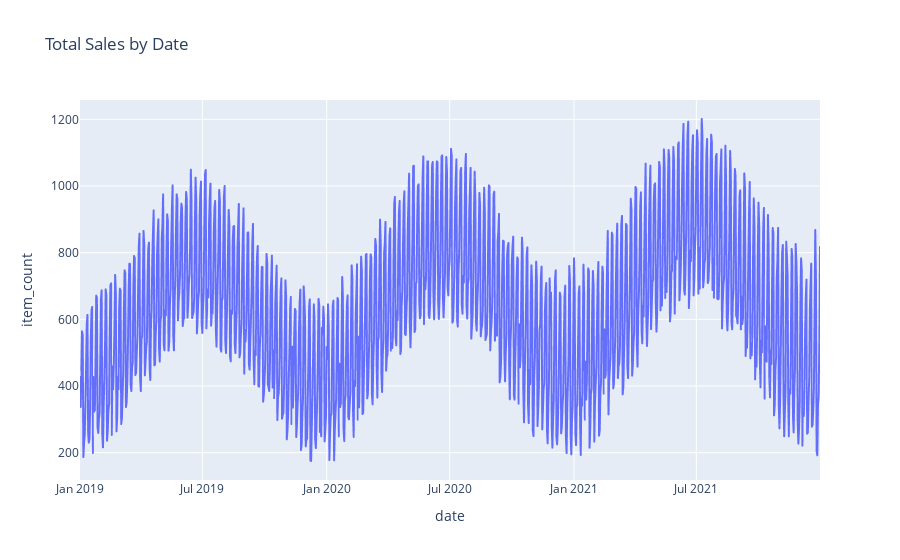

Notebook code cell kept with this figure:
### Markdown cell above
##### Begin by producing a line graph of all sales over the provided 3-year timespan. We will use this to train Prophet.

### Code cell
import plotly.express as px

df_plot = df_sales[['date', 'item_count']].groupby(['date']).sum().reset_index()
fig = px.line(df_plot, x = 'date', y = 'item_count', title = 'Total Sales by Date')
fig.show()

### Figure 1 — Plotly figure (JSON) as saved in the notebook; plotly's stock layout.template omitted (floating-point values rounded to 4 significant figures; data arrays with more than 128 entries replaced by an {"elided": "..."} marker saying what was removed)
{"data": [{"hovertemplate": "date=%{x}<br>item_count=%{y}<extra></extra>", "legendgroup": "", "line": {"color": "#636efa", "dash": "solid"}, "marker": {"symbol": "circle"}, "mode": "lines", "name": "", "showlegend": false, "type": "scattergl", "x": {"elided": "1096 str values"}, "xaxis": "x", "y": {"elided": "1096 int values"}, "yaxis": "y"}], "layout": {"legend": {"tracegroupgap": 0}, "title": {"text": "Total Sales by Date"}, "xaxis": {"anchor": "y", "domain": [0, 1], "title": {"text": "date"}}, "yaxis": {"anchor": "x", "domain": [0, 1], "title": {"text": "item_count"}}}}
